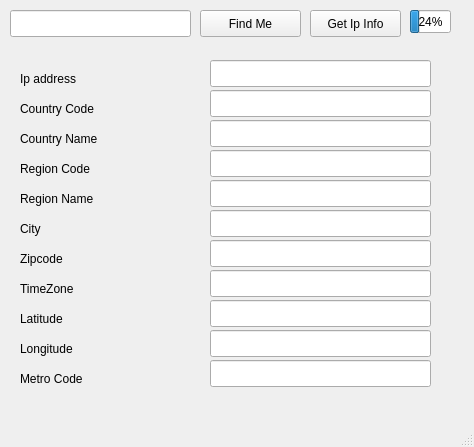
<?xml version="1.0" encoding="UTF-8"?>
<ui version="4.0">
 <class>MainWindow</class>
 <widget class="QMainWindow" name="MainWindow">
  <property name="geometry">
   <rect>
    <x>0</x>
    <y>0</y>
    <width>474</width>
    <height>447</height>
   </rect>
  </property>
  <property name="windowTitle">
   <string>MainWindow</string>
  </property>
  <widget class="QWidget" name="centralwidget">
   <widget class="QLineEdit" name="ipaddress">
    <property name="geometry">
     <rect>
      <x>10</x>
      <y>10</y>
      <width>181</width>
      <height>27</height>
     </rect>
    </property>
    <property name="inputMethodHints">
     <set>Qt::ImhNone</set>
    </property>
   </widget>
   <widget class="QPushButton" name="GetIpAddress">
    <property name="geometry">
     <rect>
      <x>310</x>
      <y>10</y>
      <width>91</width>
      <height>27</height>
     </rect>
    </property>
    <property name="text">
     <string>Get Ip Info</string>
    </property>
   </widget>
   <widget class="QLabel" name="ipaddr">
    <property name="geometry">
     <rect>
      <x>20</x>
      <y>70</y>
      <width>81</width>
      <height>17</height>
     </rect>
    </property>
    <property name="text">
     <string>Ip address</string>
    </property>
   </widget>
   <widget class="QLabel" name="country_code">
    <property name="geometry">
     <rect>
      <x>20</x>
      <y>100</y>
      <width>101</width>
      <height>17</height>
     </rect>
    </property>
    <property name="text">
     <string>Country Code</string>
    </property>
   </widget>
   <widget class="QLabel" name="country_name">
    <property name="geometry">
     <rect>
      <x>20</x>
      <y>130</y>
      <width>111</width>
      <height>17</height>
     </rect>
    </property>
    <property name="text">
     <string>Country Name</string>
    </property>
   </widget>
   <widget class="QLabel" name="Region_name">
    <property name="geometry">
     <rect>
      <x>20</x>
      <y>190</y>
      <width>91</width>
      <height>17</height>
     </rect>
    </property>
    <property name="text">
     <string>Region Name</string>
    </property>
   </widget>
   <widget class="QLabel" name="City">
    <property name="geometry">
     <rect>
      <x>20</x>
      <y>220</y>
      <width>66</width>
      <height>17</height>
     </rect>
    </property>
    <property name="text">
     <string>City</string>
    </property>
   </widget>
   <widget class="QLabel" name="Region_code">
    <property name="geometry">
     <rect>
      <x>20</x>
      <y>160</y>
      <width>91</width>
      <height>17</height>
     </rect>
    </property>
    <property name="text">
     <string>Region Code</string>
    </property>
   </widget>
   <widget class="QLabel" name="zipcode">
    <property name="geometry">
     <rect>
      <x>20</x>
      <y>250</y>
      <width>66</width>
      <height>17</height>
     </rect>
    </property>
    <property name="text">
     <string>Zipcode</string>
    </property>
   </widget>
   <widget class="QLabel" name="timezone">
    <property name="geometry">
     <rect>
      <x>20</x>
      <y>280</y>
      <width>66</width>
      <height>17</height>
     </rect>
    </property>
    <property name="text">
     <string>TimeZone</string>
    </property>
   </widget>
   <widget class="QLabel" name="latitude">
    <property name="geometry">
     <rect>
      <x>20</x>
      <y>310</y>
      <width>66</width>
      <height>17</height>
     </rect>
    </property>
    <property name="text">
     <string>Latitude</string>
    </property>
   </widget>
   <widget class="QLabel" name="longitude">
    <property name="geometry">
     <rect>
      <x>20</x>
      <y>340</y>
      <width>71</width>
      <height>17</height>
     </rect>
    </property>
    <property name="text">
     <string>Longitude</string>
    </property>
   </widget>
   <widget class="QLabel" name="metro_code">
    <property name="geometry">
     <rect>
      <x>20</x>
      <y>370</y>
      <width>101</width>
      <height>17</height>
     </rect>
    </property>
    <property name="text">
     <string>Metro Code</string>
    </property>
   </widget>
   <widget class="QLineEdit" name="ip_addr_edit">
    <property name="geometry">
     <rect>
      <x>210</x>
      <y>60</y>
      <width>221</width>
      <height>27</height>
     </rect>
    </property>
   </widget>
   <widget class="QLineEdit" name="country_code_edit">
    <property name="geometry">
     <rect>
      <x>210</x>
      <y>90</y>
      <width>221</width>
      <height>27</height>
     </rect>
    </property>
   </widget>
   <widget class="QLineEdit" name="country_name_edit">
    <property name="geometry">
     <rect>
      <x>210</x>
      <y>120</y>
      <width>221</width>
      <height>27</height>
     </rect>
    </property>
   </widget>
   <widget class="QLineEdit" name="Region_code_edit">
    <property name="geometry">
     <rect>
      <x>210</x>
      <y>150</y>
      <width>221</width>
      <height>27</height>
     </rect>
    </property>
   </widget>
   <widget class="QLineEdit" name="Region_name_edit">
    <property name="geometry">
     <rect>
      <x>210</x>
      <y>180</y>
      <width>221</width>
      <height>27</height>
     </rect>
    </property>
   </widget>
   <widget class="QLineEdit" name="city_edit">
    <property name="geometry">
     <rect>
      <x>210</x>
      <y>210</y>
      <width>221</width>
      <height>27</height>
     </rect>
    </property>
   </widget>
   <widget class="QLineEdit" name="zip_code_edit">
    <property name="geometry">
     <rect>
      <x>210</x>
      <y>240</y>
      <width>221</width>
      <height>27</height>
     </rect>
    </property>
   </widget>
   <widget class="QLineEdit" name="time_zone_edit">
    <property name="geometry">
     <rect>
      <x>210</x>
      <y>270</y>
      <width>221</width>
      <height>27</height>
     </rect>
    </property>
   </widget>
   <widget class="QLineEdit" name="latitude_edit">
    <property name="geometry">
     <rect>
      <x>210</x>
      <y>300</y>
      <width>221</width>
      <height>27</height>
     </rect>
    </property>
   </widget>
   <widget class="QLineEdit" name="longitude_edit">
    <property name="geometry">
     <rect>
      <x>210</x>
      <y>330</y>
      <width>221</width>
      <height>27</height>
     </rect>
    </property>
   </widget>
   <widget class="QLineEdit" name="metro_code_edit">
    <property name="geometry">
     <rect>
      <x>210</x>
      <y>360</y>
      <width>221</width>
      <height>27</height>
     </rect>
    </property>
   </widget>
   <widget class="QProgressBar" name="progressBar">
    <property name="geometry">
     <rect>
      <x>410</x>
      <y>10</y>
      <width>41</width>
      <height>23</height>
     </rect>
    </property>
    <property name="autoFillBackground">
     <bool>false</bool>
    </property>
    <property name="value">
     <number>24</number>
    </property>
   </widget>
   <widget class="QPushButton" name="findme">
    <property name="geometry">
     <rect>
      <x>200</x>
      <y>10</y>
      <width>101</width>
      <height>27</height>
     </rect>
    </property>
    <property name="text">
     <string>Find Me</string>
    </property>
   </widget>
  </widget>
  <widget class="QMenuBar" name="menubar">
   <property name="geometry">
    <rect>
     <x>0</x>
     <y>0</y>
     <width>474</width>
     <height>25</height>
    </rect>
   </property>
  </widget>
  <widget class="QStatusBar" name="statusbar"/>
 </widget>
 <resources/>
 <connections/>
</ui>
